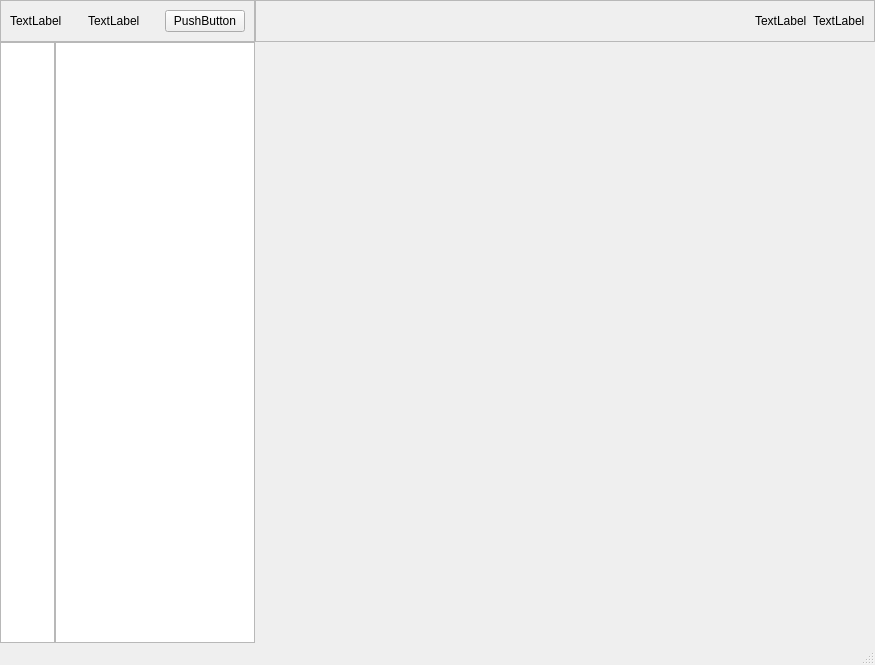
<?xml version="1.0" encoding="UTF-8"?>
<ui version="4.0">
 <class>MainWindow</class>
 <widget class="QMainWindow" name="MainWindow">
  <property name="geometry">
   <rect>
    <x>0</x>
    <y>0</y>
    <width>875</width>
    <height>665</height>
   </rect>
  </property>
  <property name="windowTitle">
   <string>MainWindow</string>
  </property>
  <widget class="QWidget" name="centralwidget">
   <layout class="QGridLayout" name="gridLayout">
    <property name="leftMargin">
     <number>0</number>
    </property>
    <property name="topMargin">
     <number>0</number>
    </property>
    <property name="rightMargin">
     <number>0</number>
    </property>
    <property name="bottomMargin">
     <number>0</number>
    </property>
    <property name="spacing">
     <number>0</number>
    </property>
    <item row="4" column="0">
     <widget class="QListWidget" name="listWidget_icon_only">
      <property name="maximumSize">
       <size>
        <width>55</width>
        <height>16777215</height>
       </size>
      </property>
     </widget>
    </item>
    <item row="3" column="0" colspan="2">
     <widget class="QFrame" name="title_frame">
      <property name="minimumSize">
       <size>
        <width>11</width>
        <height>0</height>
       </size>
      </property>
      <property name="frameShape">
       <enum>QFrame::StyledPanel</enum>
      </property>
      <property name="frameShadow">
       <enum>QFrame::Raised</enum>
      </property>
      <layout class="QHBoxLayout" name="horizontalLayout">
       <item>
        <widget class="QLabel" name="title_icon">
         <property name="text">
          <string>TextLabel</string>
         </property>
        </widget>
       </item>
       <item>
        <widget class="QLabel" name="title_label">
         <property name="text">
          <string>TextLabel</string>
         </property>
        </widget>
       </item>
       <item>
        <widget class="QPushButton" name="menu_btn">
         <property name="text">
          <string>PushButton</string>
         </property>
        </widget>
       </item>
      </layout>
     </widget>
    </item>
    <item row="4" column="2">
     <widget class="QStackedWidget" name="stackedWidget">
      <widget class="QWidget" name="page"/>
      <widget class="QWidget" name="page_2"/>
     </widget>
    </item>
    <item row="3" column="2">
     <widget class="QFrame" name="frame">
      <property name="frameShape">
       <enum>QFrame::StyledPanel</enum>
      </property>
      <property name="frameShadow">
       <enum>QFrame::Raised</enum>
      </property>
      <layout class="QHBoxLayout" name="horizontalLayout_2">
       <item>
        <spacer name="horizontalSpacer">
         <property name="orientation">
          <enum>Qt::Horizontal</enum>
         </property>
         <property name="sizeHint" stdset="0">
          <size>
           <width>487</width>
           <height>20</height>
          </size>
         </property>
        </spacer>
       </item>
       <item>
        <widget class="QLabel" name="user_ico">
         <property name="text">
          <string>TextLabel</string>
         </property>
        </widget>
       </item>
       <item>
        <widget class="QLabel" name="user_name">
         <property name="text">
          <string>TextLabel</string>
         </property>
        </widget>
       </item>
      </layout>
     </widget>
    </item>
    <item row="4" column="1">
     <widget class="QListWidget" name="listWidget">
      <property name="maximumSize">
       <size>
        <width>200</width>
        <height>16777215</height>
       </size>
      </property>
     </widget>
    </item>
   </layout>
  </widget>
  <widget class="QStatusBar" name="statusbar"/>
 </widget>
 <resources/>
 <connections/>
</ui>
